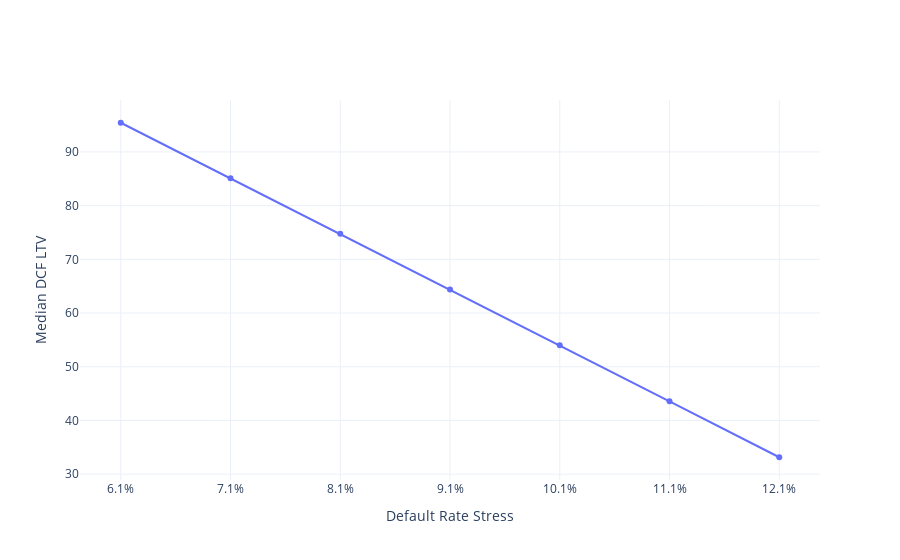

The notebook cell saved with this chart:
### Markdown cell above
The plot below shows the relationship between a change in the default rate stress and the median DCF LTV for all cohorts.

### Code cell
v = [i[0] for i in ltvs.values()]
l = [f'{i[1]}%' for i in ltvs.values()]
fig = go.Figure(go.Scatter(x=l, y=v))
fig.update_layout(xaxis=dict(title='Default Rate Stress'),
                 yaxis=dict(title='Median DCF LTV'))
fig.show()

### Figure 1 — Plotly figure (JSON) as saved in the notebook; plotly's stock layout.template omitted (floating-point values rounded to 4 significant figures)
{"data": [{"type": "scatter", "x": ["6.1%", "7.1%", "8.1%", "9.1%", "10.1%", "11.1%", "12.1%"], "y": [95.43, 85.09, 74.74, 64.37, 53.98, 43.57, 33.15]}], "layout": {"xaxis": {"title": {"text": "Default Rate Stress"}}, "yaxis": {"title": {"text": "Median DCF LTV"}}}}
